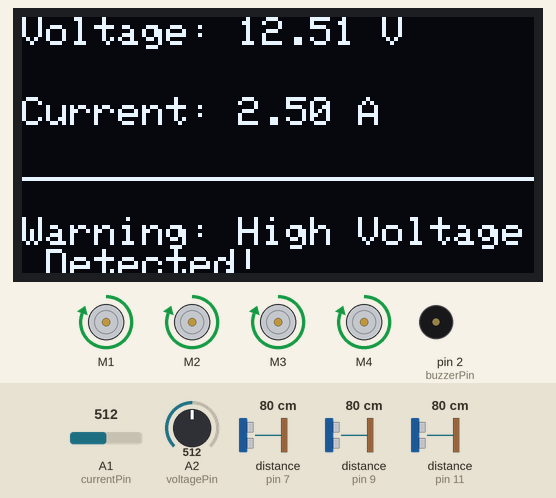
This sketch was run on a simulated Arduino Uno, built with avr-gcc and run on an emulated ATmega328P. On the bench: 128×64 one-colour display, 4 × DC motor (green arrow = forward, orange = backward, longer = faster), buzzer (waves = sounding). Wiring (inferred from the names in the program): 3 × ultrasonic range finder: trigger pin 6, echo pin 7 / trigger pin 8, echo pin 9 / trigger pin 10, echo pin 11. The inputs (shaded band) are chosen by the test bench; at power-on: A2 (voltagePin) = 512, distance to the obstacle (sensors on pin 7, pin 9, pin 11) 80 cm, A1 (currentPin) = 512. The echo pulse lasts 58.3 µs per cm; the display library's start-up logo is not drawn; what the sketch prints to the serial monitor is not drawn.

Above: at 5.1 s.
5.2 s: A2 (voltagePin) set to 473
At 6.0 s:
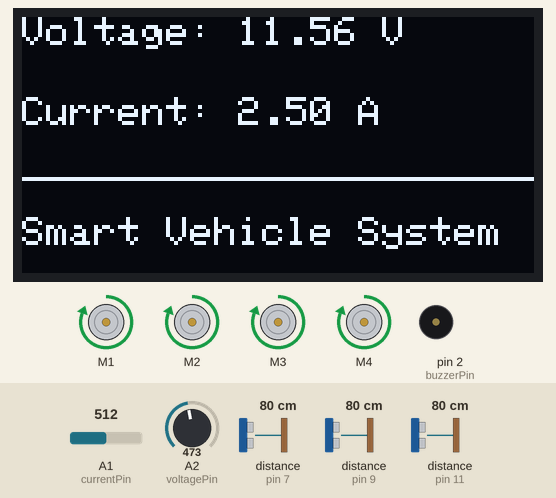
9.5 s: A2 (voltagePin) set to 716
At 12.9 s:
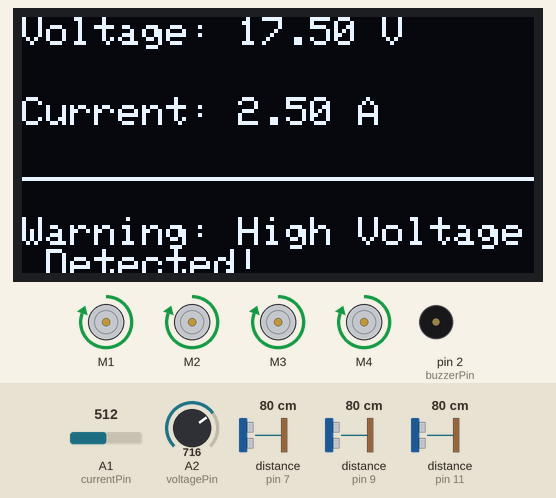
13.8 s: A2 (voltagePin) set to 30
At 19.7 s:
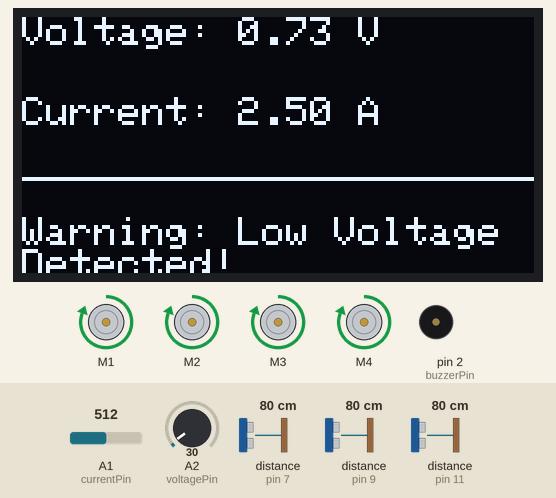
21.9 s: distance to the obstacle (sensor on pin 7) set to 12 cm
26.2 s: distance to the obstacle (sensor on pin 7) set to 9 cm
At 30.1 s:
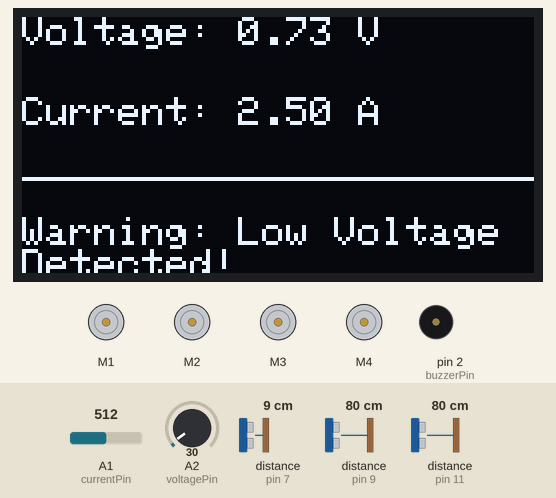
30.5 s: A1 (currentPin) set to 716
At 37.4 s:
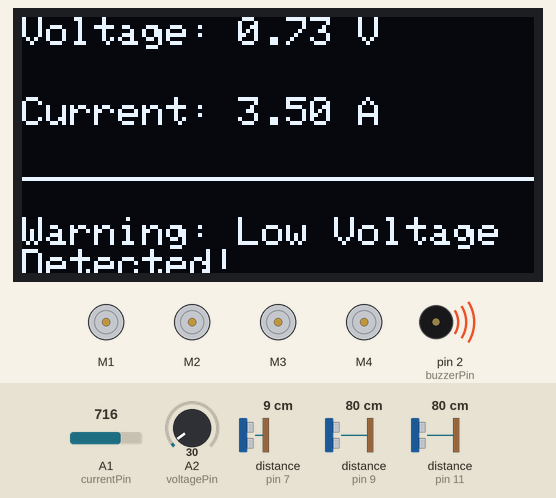
Timing chart, 0 to 38.7 s (numbered marks = the images above; inputs shaded):
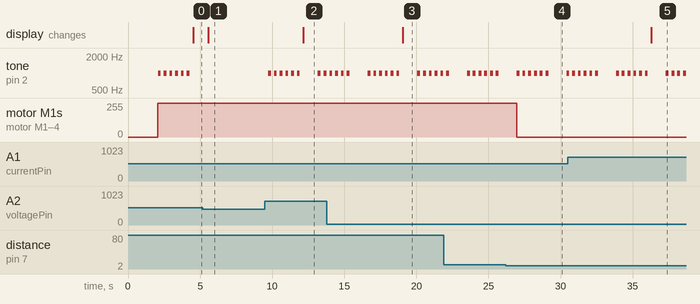

The sketch:

SmartVehicle_System.ino
```cpp
#include <Wire.h>
#include <Adafruit_GFX.h>
#include <Adafruit_SSD1306.h>
#include <AFMotor.h>

AF_DCMotor motor1(1); // Create motor objects for all four motors
AF_DCMotor motor2(2);
AF_DCMotor motor3(3);
AF_DCMotor motor4(4);

#define trigPin1 6   // Ultrasonic sensor 1 trigger pin
#define echoPin1 7   // Ultrasonic sensor 1 echo pin
#define trigPin2 8   // Ultrasonic sensor 2 trigger pin
#define echoPin2 9   // Ultrasonic sensor 2 echo pin
#define trigPin3 10  // Ultrasonic sensor 3 trigger pin
#define echoPin3 11  // Ultrasonic sensor 3 echo pin

#define SCREEN_WIDTH 128  // OLED display width, in pixels
#define SCREEN_HEIGHT 64  // OLED display height, in pixels

#define OLED_RESET -1  // OLED reset pin

Adafruit_SSD1306 display(SCREEN_WIDTH, SCREEN_HEIGHT, &Wire, OLED_RESET); // Initialize OLED display object

const int voltagePin = A2; // Analog pin for voltage sensor
const int currentPin = A1; // Analog pin for current sensor
const int buzzerPin = 2;   // Digital pin for buzzer

void setup() {
  Serial.begin(9600); // Initialize Serial communication
  pinMode(trigPin1, OUTPUT); // Set ultrasonic sensor pins as input/output
  pinMode(echoPin1, INPUT);
  pinMode(trigPin2, OUTPUT);
  pinMode(echoPin2, INPUT);
  pinMode(trigPin3, OUTPUT);
  pinMode(echoPin3, INPUT);
  pinMode(buzzerPin, OUTPUT); // Set buzzer pin as output

  if (!display.begin(SSD1306_SWITCHCAPVCC, 0x3C)) { // Initialize OLED display
    Serial.println(F("SSD1306 allocation failed"));
    for (;;);
  }
  display.display(); // Clear the display buffer
  delay(2000);       // Delay for stabilization
  display.clearDisplay(); // Clear the display buffer
  Serial.println("Vehicle Started");
}

void loop() {
  long duration1, distance1, duration2, distance2, duration3, distance3;

  // Sensor 1
  digitalWrite(trigPin1, LOW);
  delayMicroseconds(2);
  digitalWrite(trigPin1, HIGH);
  delayMicroseconds(10);
  digitalWrite(trigPin1, LOW);
  duration1 = pulseIn(echoPin1, HIGH);
  distance1 = duration1 * 0.034 / 2;

  // Sensor 2
  digitalWrite(trigPin2, LOW);
  delayMicroseconds(2);
  digitalWrite(trigPin2, HIGH);
  delayMicroseconds(10);
  digitalWrite(trigPin2, LOW);
  duration2 = pulseIn(echoPin2, HIGH);
  distance2 = duration2 * 0.034 / 2;

  // Sensor 3
  digitalWrite(trigPin3, LOW);
  delayMicroseconds(2);
  digitalWrite(trigPin3, HIGH);
  delayMicroseconds(10);
  digitalWrite(trigPin3, LOW);
  duration3 = pulseIn(echoPin3, HIGH);
  distance3 = duration3 * 0.034 / 2;

  // Check if any distance reading is less than 10 cm
  if (distance1 < 10 || distance2 < 10 || distance3 < 10) {
    Serial.println("Stop"); // Print stop message if any distance is less than 10 cm
    // Stop all motors
    motor1.run(RELEASE);
    motor2.run(RELEASE);
    motor3.run(RELEASE);
    motor4.run(RELEASE);
  } else {
    // Run all motors forward
    motor1.setSpeed(255); // Set motor speeds
    motor2.setSpeed(255);
    motor3.setSpeed(255);
    motor4.setSpeed(255);

    motor1.run(FORWARD); // Run motors forward
    motor2.run(FORWARD);
    motor3.run(FORWARD);
    motor4.run(FORWARD);
  }

  // Read voltage and current
  float voltage = readVoltage();
  float current = readCurrent();

  // Clear display and print voltage and current
  display.clearDisplay();
  display.setTextSize(1);
  display.setTextColor(SSD1306_WHITE);
  display.setCursor(0, 0);
  display.print("Voltage: ");
  display.print(voltage, 2);
  display.println(" V");
  display.setCursor(0, 20);
  display.print("Current: ");
  display.print(current, 2);
  display.println(" A");

  // Add a separator line
  display.drawLine(0, 40, SCREEN_WIDTH, 40, SSD1306_WHITE);

  // Check voltage conditions and print warning messages
  if (voltage < 5.0) {
    display.setCursor(0, 50);
    display.println("Warning: Low Voltage Detected!");
    // Emit continuous beep beep sound for low voltage
    playContinuousBeep();
  } else if (voltage > 12.0) {
    display.setCursor(0, 50);
    display.println("Warning: High Voltage Detected!");
    // Emit continuous beep beep sound for high voltage
    playContinuousBeep();
  } else {
    display.setCursor(0, 50);
    display.println("Smart Vehicle System");
    noTone(buzzerPin); // Turn off the buzzer
  }

  display.display(); // Display the content

  delay(1000); // Delay for stability
}

float readVoltage() {
  int sensorValue = analogRead(voltagePin);
  float voltage = sensorValue * (5.0 / 1023.0) * (25.0 / 5.0); // Convert analog reading to voltage
  return voltage;
}

float readCurrent() {
  int sensorValue = analogRead(currentPin);
  float current = sensorValue * (5.0 / 1023.0); // Convert analog reading to current
  return current;
}

void playContinuousBeep() {
  for (int i = 0; i < 6; i++) { // Emit 6 beepsou
    tone(buzzerPin, 1000); // Start emitting beep at 1000 Hz
    delay(200); // Beep duration
    noTone(buzzerPin); // Turn off the beep
    delay(200); // Interval between beeps
  }
}
```

Measured:
- the behaviour switches between 492 and 491 on A2 (voltagePin) (found by bisection; images 0 and 1)
- the behaviour switches between 11 and 10 cm on distance to the obstacle (sensor on pin 7) (found by bisection; images 3 and 4)
- after the input at 5.2 s, tone on pin 2 (buzzerPin): stops changing and stays silent; the display: changes after 0.36 s (image 1)
- after the input at 9.5 s, tone on pin 2 (buzzerPin): goes 5 × (1000 Hz 0.20 s, silent 0.20 s), 1000 Hz 0.20 s, silent 1.2 s, 1000 Hz 0.20 s, silent 0.20 s, 1000 Hz 0.20 s, then silent, starting after 0.23 s; the display: changes after 2.7 s (image 2)
- after the input at 13.8 s, the display: changes after 5.3 s (image 3)
- after the input at 26.2 s, motor M1–4: forward 255/255 → stopped after 0.76 s
- after the input at 30.5 s, the display: changes after 5.8 s (image 5)
- by itself, tone on pin 2 (buzzerPin): alternates 1000 Hz for 0.20 s and silent for 0.20 s, 12 changes in all, then stays silent
